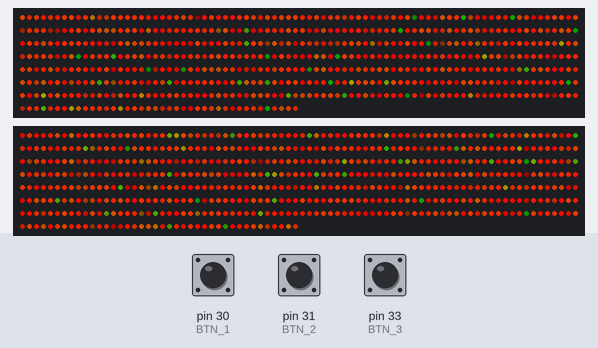
A sketch run on a simulated Arduino Mega 2560, built with avr-gcc and run on an emulated ATmega2560. Shown: 2 × 600 RGB LEDs in strip order, left to right, continuing on the next row. The test bench sets the inputs (shaded band); at power-on: pin 33 (BTN_3) LOW, pin 30 (BTN_1) LOW, pin 31 (BTN_2) LOW. Random numbers use the default seed unless the sketch sets one; what the sketch prints to the serial monitor is not drawn.

Above: at 1.2 s.
1.3 s: pin 33 (BTN_3) pulled HIGH for 0.4 s
At 2.1 s:
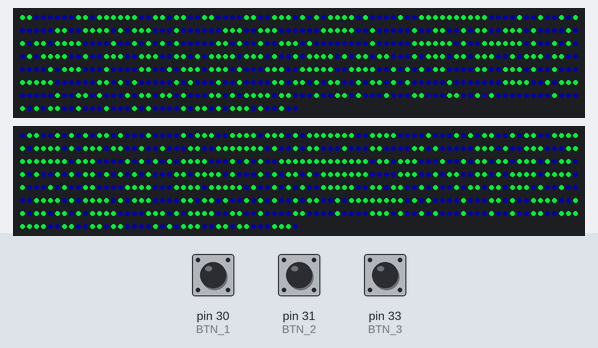
4.5 s: pin 30 (BTN_1) pulled HIGH for 0.4 s
At 5.3 s:
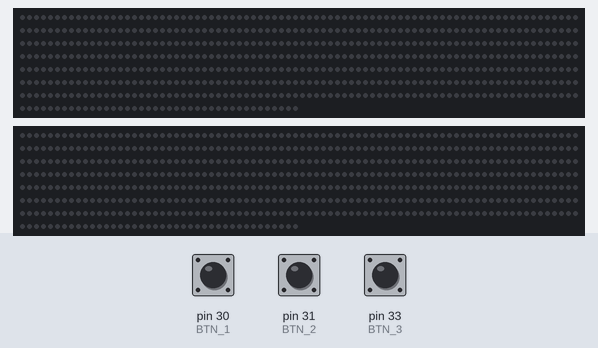
6.4 s: pin 31 (BTN_2) pulled HIGH for 0.4 s
At 6.8 s:
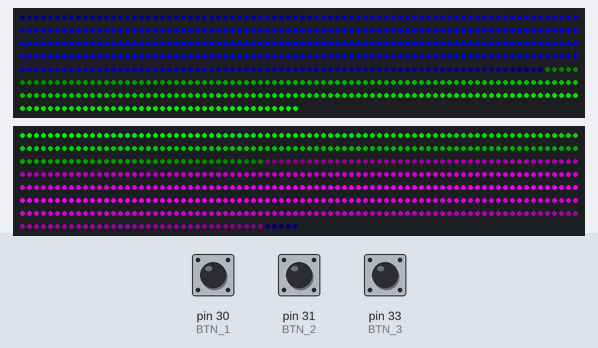
8.3 s: pin 33 (BTN_3) pulled HIGH for 1 s
At 9.3 s:
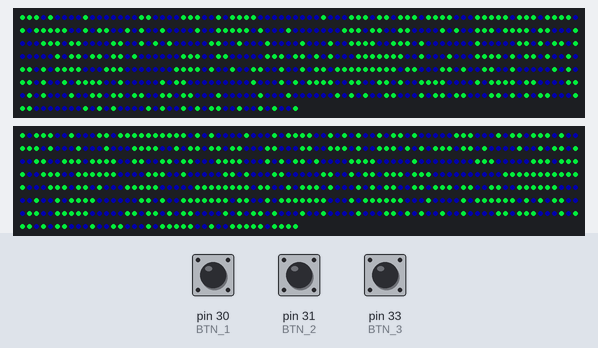
11.9 s: pin 30 (BTN_1) pulled HIGH for 1 s
At 14.0 s:
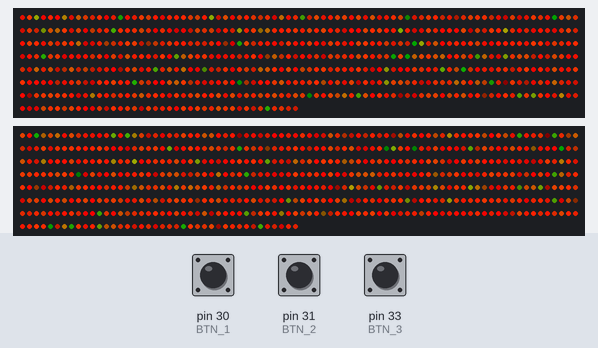
14.4 s: pin 30 (BTN_1) pulled HIGH for 0.4 s
At 15.87 s:
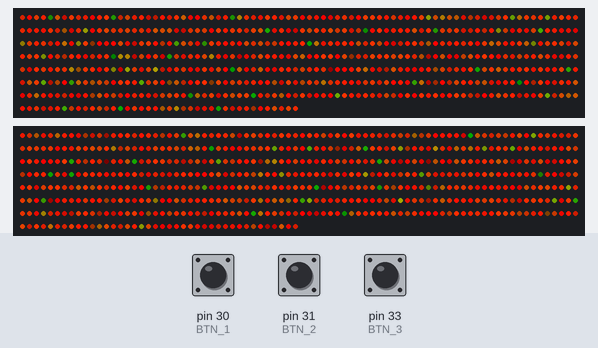
Timing chart, 0 to 17.4 s (numbered marks = the images above; inputs shaded):
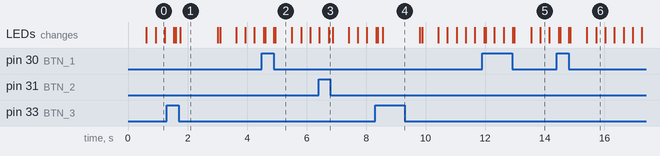

The sketch:

LEDCombo.ino
```cpp
#include "FastLED.h"

// How many leds in your strip?
#define NUM_LEDS 1200

// For led chips like Neopixels, which have a data line, ground, and power, you just
// need to define DATA_PIN.  For led chipsets that are SPI based (four wires - data, clock,
// ground, and power), like the LPD8806, define both DATA_PIN and CLOCK_PIN
#define DATA_PIN_1 42
#define DATA_PIN_2 40

#define BTN_1 30
#define BTN_2 31
#define BTN_3 33

int currBtn = -1;

// Define the array of leds
CRGB leds[NUM_LEDS];

void setup() {
  Serial.begin(9600);

  pinMode(BTN_1, INPUT);
  pinMode(BTN_2, INPUT);
  pinMode(BTN_3, INPUT);

  FastLED.addLeds<APA104, DATA_PIN_1, GRB>(leds, 0, NUM_LEDS / 2);
  FastLED.addLeds<APA104, DATA_PIN_2, GRB>(leds, NUM_LEDS / 2, NUM_LEDS / 2);


  FastLED.show();
}

void loop() {

  //return;

  int newBtn = getCurrBtn();

  if(newBtn != currBtn) {

    for (int i = 0; i < NUM_LEDS; i++){
     leds[i].r = 0;
     leds[i].g = 0;
     leds[i].b = 0;
    }

    FastLED.show();

    switch(newBtn) {
      case 0:
        fire_setup();
        break;
      case 1:
        trains_setup();
        break;
      case 2:
        wave_setup();
        break;
      case 3:
        cells_setup();
        break;
    }

    Serial.print(newBtn);
    Serial.print(":");
    Serial.println(currBtn);

    currBtn = newBtn;

  }

  Serial.println(currBtn);

  switch(currBtn) {
    case 0:
      fire_loop();
      break;
    case 1:
      trains_loop();
      break;
    case 2:
      wave_loop();
      break;
    case 3:
      cells_loop();
      break;
  }

}

int getCurrBtn() {

  if(digitalRead(BTN_1))
    return 1;
  if(digitalRead(BTN_2))
    return 2;
  if(digitalRead(BTN_3))
    return 3;
  return 0;

}


////////////////////////////////////////////////////////
//Fire

void fire_setup(){

  for (int i = 0; i < NUM_LEDS; i++){ // the essence of fire
     leds[i].r = random(100, 255);
     leds[i].g = random(0, 50);
     leds[i].b = 0;
  }

}

void fire_loop(){
  for (int i = 0; i < NUM_LEDS; i++){

     if(i != 0 && i != NUM_LEDS - 1){
       leds[i].r = getCloser(leds[i - 1].r, leds[i].r, leds[i + 1].r)+random(100, 255);
       leds[i].g = random(0, 50);//getCloser(leds[i - 1].g, leds[i].g, leds[i + 1].g) +
       leds[i].b = 0;
     }
  }

  FastLED.show();
  delay(25);
}

int getCloser(byte a, byte b, byte c){

  int x = (a - b) + (c - b);

  return x / 4;

}

////////////////////////////////////////////////
//Trains

#define DISPLAY_LENGTH 300
#define NUM_TRAINS 5


struct train {
	float		mass;
	CRGB		color;
	float		position;
	float		velocity;
};

train trains[NUM_TRAINS];
float interval = 0.001;

void trains_setup() {
  trains[0].mass = random(1, 10);
  trains[0].color = CRGB(255,0,0);
  trains[0].position = 30;
  trains[0].velocity = 1400;

  trains[1].mass = random(1, 10);
  trains[1].color = CRGB(0,255,0);
  trains[1].position = 10;
  trains[1].velocity = 200;

  trains[2].mass = random(1, 10);
  trains[2].color = CRGB(0,0,255);
  trains[2].position = 50;
  trains[2].velocity = -400;

  trains[3].mass = random(1, 10);
  trains[3].color = CRGB(255,255,0);
  trains[3].position = 70;
  trains[3].velocity = 500;

  trains[4].mass = random(1, 10);
  trains[4].color = CRGB(255,255,255);
  trains[4].position = 90;
  trains[4].velocity = -800;
}

void trains_loop() {

  updateTrains(interval);
  drawTrains(true);
  FastLED.show();
  delay(interval*1000);

}

/*
* This function does a physical step of the train collisions.
* The positions of the trains are calculated based on their velocities, collisions and the time interval
* timeInterval - The step in time that this function will be calculating
*/
void updateTrains(float timeInterval) {
	for (int i = 0; i < NUM_TRAINS; i++) {
		train* train1 = &trains[i];
		float futurePos1 = train1->position + train1->velocity*timeInterval; // Calculate the position this train would end up in if no collisions occur
		for (int j = i+1; j < NUM_TRAINS; j++) {  // For each possible set of trains, check for collisions
			train* train2 = &trains[j];
			float futurePos2 = train2->position + train2->velocity*timeInterval;
			if ((futurePos2 >= futurePos1 && futurePos2 <= futurePos1 + train1->mass) ||
				(futurePos1 >= futurePos2 && futurePos1 <= futurePos2 + train2->mass)) { // A collision occurs if one train's would-be position is within the length of another train's would-be position
				float v1 = train1->velocity;
				float v2 = train2->velocity;
				train1->velocity = (train1->mass*v1 - train2->mass*v1 + 2 * train2->mass*v2) / (train1->mass + train2->mass); // Fancy maths for elastic collisions
				train2->velocity = (2 * train1->mass*v1 - train1->mass*v2 + train2->mass*v2) / (train1->mass + train2->mass);

				// Update train1 position for any simultaneous collisions
				futurePos1 = train1->position + train1->velocity*timeInterval;

			}
		}
		if (futurePos1 <= 0 || futurePos1 + train1->mass >= DISPLAY_LENGTH) { // The side of the track has been hit
			train1->velocity *= -1;
			futurePos1 = train1->position + train1->velocity*timeInterval;
		}
		// Train1 has final velocity now so position can be recorded
		train1->position = futurePos1;
	}
}

/*
* This function takes the list of trains and determines which pixels they should fill
* antialiasing - If true, pixels will light partially as trains approach. If false, pixels will light when half-filled by a train.
*/
void drawTrains(boolean antialiasing) {
	for (int i = 0; i < DISPLAY_LENGTH; i++) {
		leds[i].r = 0; leds[i].g = 0; leds[i].b = 0;
		for (int j = 0; j < NUM_TRAINS; j++) {
			train* train = &trains[j];
			float area = train->mass - ((max(train->position + train->mass, i + 1) - (i + 1)) - (max(train->position, i + 1) - (i + 1))) - (min(train->position + train->mass, i) - min(train->position,i));
			if (antialiasing) {
				leds[i].r += area*train->color.r;
				leds[i].g += area*train->color.g;
				leds[i].b += area*train->color.b;
			}
			else if (!antialiasing && area > .5) {
				leds[i].r = train->color.r;
				leds[i].g = train->color.g;
				leds[i].b = train->color.b;
			}
		}
	}
}

//////////////////////////////////////////////
//Wave

void wave_setup() {

  int div = NUM_LEDS / 6;
  int colorMultiplier = 255 / div;

  for(int i = 0; i < div; i++){
    leds[i].b = 1 + i * colorMultiplier;
    leds[2 * div + i].g = 4 + i * colorMultiplier;

    leds[4 * div + i].b = 4 + i * colorMultiplier;
    leds[4 * div + i].r = 4 + i * colorMultiplier;

    leds[2 * div - 1 - i].b = 4 + i * colorMultiplier;
    leds[4 * div - 1 - i].g = 4 + i * colorMultiplier;

    leds[6 * div - 1 - i].b = 4 + i * colorMultiplier;
    leds[6 * div - 1 - i].r = 4 + i * colorMultiplier;
  }

}

void wave_loop() {

  CRGB tmp = leds[0];

  for(int i = NUM_LEDS - 1; i > 0; i--) {
    CRGB tmp2 = leds[i];
    leds[i] = tmp;
    tmp = tmp2;
  }

  leds[0] = tmp;

  FastLED.show();

  delay(0);

}

/////////////////////////////////////////////
//Cells

#define COL_VAL 200

CRGB tmp[NUM_LEDS];

void cells_setup() {

  for(int i = 0; i < NUM_LEDS; i++){
    leds[i].b = 50;
    leds[i].r = 0;
    leds[i].g = random(0, 2) * COL_VAL;
  }

  //leds[NUM_LEDS/2].g = COL_VAL;

  FastLED.show();

}

void cells_loop() {

  byte before;
  byte current;
  byte after;

    /* Initialize pointers */
  current = leds[0].g;
  after = leds[1].g;

  /* Test first spot */
  if (!current && after)
      tmp[0] = COL_VAL;
  else
      tmp[0] = 0;

  /* test intermediate spots */
  for (int i = 1; i < NUM_LEDS - 1; i++) {

    before = leds[i - 1].g;
    current = leds[i].g;
    after = leds[i + 1].g;

    if (!current && (!after || !before) && !(!after && !before))
      tmp[i].g = COL_VAL;
    else
        tmp[i].g = 0;
  }

  before = leds[NUM_LEDS - 2].g;
  current = leds[NUM_LEDS - 1].g;

  /* Test last spot */
  if (before && !current)
      tmp[NUM_LEDS - 1].g = COL_VAL;
  else
      tmp[NUM_LEDS - 1].g = 0;

  /* Move tmp to current */
  for (int i = 0; i < NUM_LEDS; i++) {
      leds[i].g = tmp[i].g;
      Serial.print(tmp[i].g > 0 ? "#" : "=");
  }

  Serial.println();

  FastLED.show();
  delay(50);
}
```

Measured:
- what the display in image 1 shows lasts 1.2 s, from 1.8 s to 3.0 s
- what the display in image 2 shows lasts 0.6 s, from 4.9 s to 5.5 s
